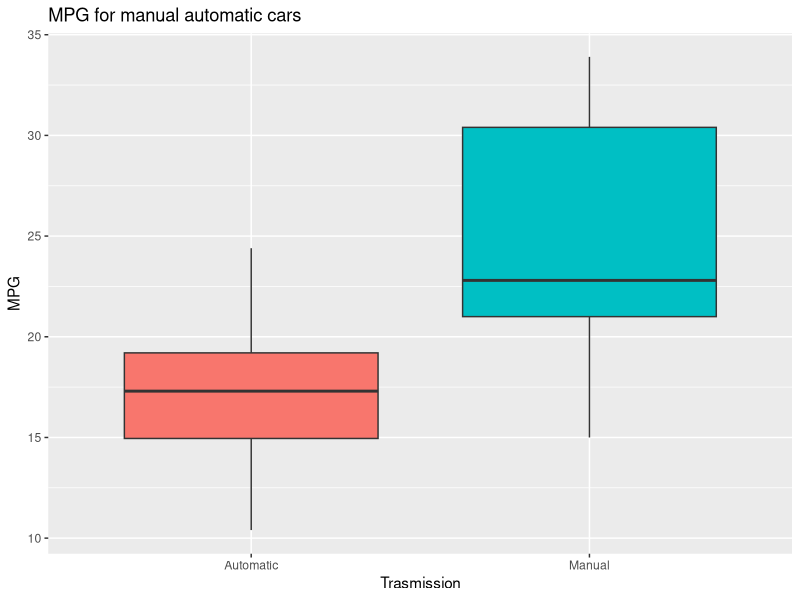
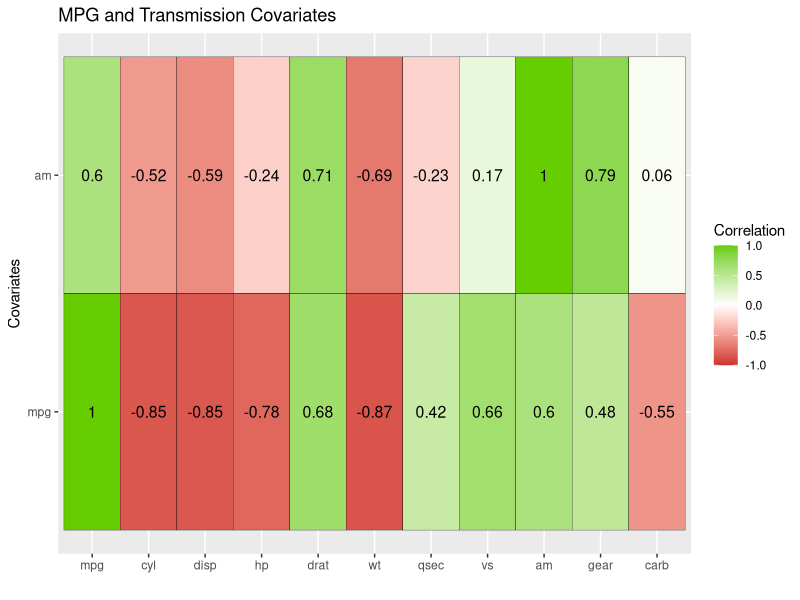

Here is the R script that generated these plots, in order:
library(datasets)
library(ggplot2)
library(reshape2)
data(mtcars)
g=ggplot(data=mtcars)

# Exploratory:
summary(lm(mpg~am,data=mtcars)) #Significant so probably connection exists (unlikely that cofounders nullify)
ggplot(data=mtcars)+geom_boxplot(aes(factor(am),mpg,fill=factor(am)))+labs(title="MPG for manual automatic cars",x="Trasmission", y="MPG")+theme(legend.position="none")+scale_x_discrete(labels=c("Automatic","Manual"))

# Naive model
fit1=lm(mpg~am,data=mtcars)
summary(fit1)

# Possible confounders
cormt=cor(mtcars)
melmt=melt(cormt[,c(1,9)])
ggplot(data=melmt,aes(x=Var1,y=Var2,fill=value)) + geom_tile(color="black") + scale_fill_gradient2(low="brown3",high="chartreuse3",mid="white",limit=c(-1,1))+geom_text(aes(Var1,Var2,label=round(value,2)),size=4,color="black")+labs(title="MPG and Transmission Covariates", x="",y="Covariates",fill="Correlation")
